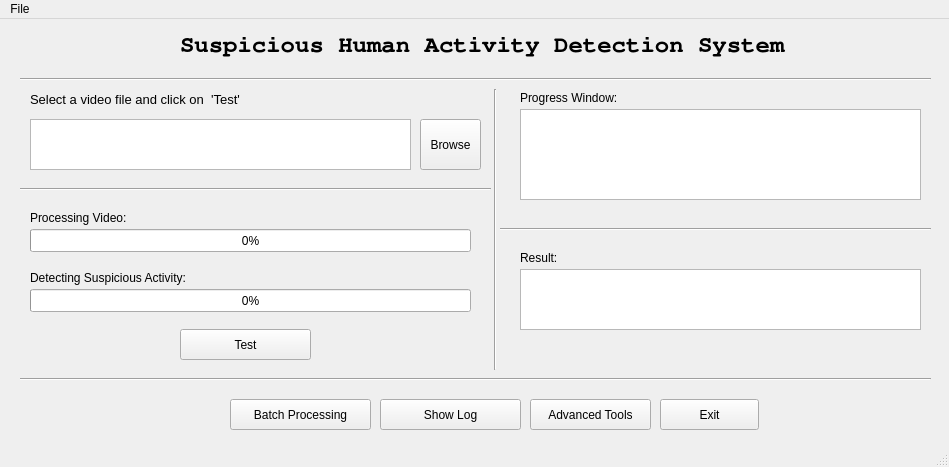
<?xml version="1.0" encoding="UTF-8"?>
<ui version="4.0">
 <class>MainWindow</class>
 <widget class="QMainWindow" name="MainWindow">
  <property name="geometry">
   <rect>
    <x>0</x>
    <y>0</y>
    <width>949</width>
    <height>467</height>
   </rect>
  </property>
  <property name="minimumSize">
   <size>
    <width>949</width>
    <height>467</height>
   </size>
  </property>
  <property name="maximumSize">
   <size>
    <width>949</width>
    <height>467</height>
   </size>
  </property>
  <property name="windowTitle">
   <string>Shadows</string>
  </property>
  <widget class="QWidget" name="centralwidget">
   <widget class="Line" name="line_5">
    <property name="geometry">
     <rect>
      <x>500</x>
      <y>200</y>
      <width>431</width>
      <height>20</height>
     </rect>
    </property>
    <property name="orientation">
     <enum>Qt::Horizontal</enum>
    </property>
   </widget>
   <widget class="Line" name="line_2">
    <property name="geometry">
     <rect>
      <x>20</x>
      <y>350</y>
      <width>911</width>
      <height>20</height>
     </rect>
    </property>
    <property name="orientation">
     <enum>Qt::Horizontal</enum>
    </property>
   </widget>
   <widget class="Line" name="line_3">
    <property name="geometry">
     <rect>
      <x>480</x>
      <y>70</y>
      <width>31</width>
      <height>281</height>
     </rect>
    </property>
    <property name="orientation">
     <enum>Qt::Vertical</enum>
    </property>
   </widget>
   <widget class="QLabel" name="label_2">
    <property name="geometry">
     <rect>
      <x>30</x>
      <y>70</y>
      <width>311</width>
      <height>20</height>
     </rect>
    </property>
    <property name="font">
     <font>
      <pointsize>10</pointsize>
     </font>
    </property>
    <property name="text">
     <string>Select a video file and click on  'Test'</string>
    </property>
   </widget>
   <widget class="QLabel" name="label_3">
    <property name="geometry">
     <rect>
      <x>520</x>
      <y>230</y>
      <width>68</width>
      <height>17</height>
     </rect>
    </property>
    <property name="text">
     <string>Result:</string>
    </property>
   </widget>
   <widget class="QProgressBar" name="progressBar1">
    <property name="geometry">
     <rect>
      <x>30</x>
      <y>210</y>
      <width>441</width>
      <height>23</height>
     </rect>
    </property>
    <property name="value">
     <number>0</number>
    </property>
   </widget>
   <widget class="QPushButton" name="trainsvm">
    <property name="geometry">
     <rect>
      <x>530</x>
      <y>380</y>
      <width>121</width>
      <height>31</height>
     </rect>
    </property>
    <property name="text">
     <string>Advanced Tools</string>
    </property>
   </widget>
   <widget class="QLabel" name="label">
    <property name="geometry">
     <rect>
      <x>180</x>
      <y>0</y>
      <width>611</width>
      <height>51</height>
     </rect>
    </property>
    <property name="font">
     <font>
      <family>Nimbus Mono L</family>
      <pointsize>18</pointsize>
      <weight>75</weight>
      <bold>true</bold>
     </font>
    </property>
    <property name="frameShadow">
     <enum>QFrame::Sunken</enum>
    </property>
    <property name="text">
     <string>Suspicious Human Activity Detection System</string>
    </property>
   </widget>
   <widget class="QLabel" name="label_5">
    <property name="geometry">
     <rect>
      <x>30</x>
      <y>250</y>
      <width>211</width>
      <height>17</height>
     </rect>
    </property>
    <property name="text">
     <string>Detecting Suspicious Activity:</string>
    </property>
   </widget>
   <widget class="Line" name="line">
    <property name="geometry">
     <rect>
      <x>20</x>
      <y>160</y>
      <width>471</width>
      <height>20</height>
     </rect>
    </property>
    <property name="orientation">
     <enum>Qt::Horizontal</enum>
    </property>
   </widget>
   <widget class="QPushButton" name="extract">
    <property name="geometry">
     <rect>
      <x>180</x>
      <y>310</y>
      <width>131</width>
      <height>31</height>
     </rect>
    </property>
    <property name="text">
     <string>Test</string>
    </property>
   </widget>
   <widget class="QTextBrowser" name="textBrowser">
    <property name="geometry">
     <rect>
      <x>30</x>
      <y>100</y>
      <width>381</width>
      <height>51</height>
     </rect>
    </property>
   </widget>
   <widget class="QProgressBar" name="progressBar2">
    <property name="geometry">
     <rect>
      <x>30</x>
      <y>270</y>
      <width>441</width>
      <height>23</height>
     </rect>
    </property>
    <property name="value">
     <number>0</number>
    </property>
   </widget>
   <widget class="QTextBrowser" name="progressbox">
    <property name="geometry">
     <rect>
      <x>520</x>
      <y>90</y>
      <width>401</width>
      <height>91</height>
     </rect>
    </property>
   </widget>
   <widget class="QLabel" name="label_4">
    <property name="geometry">
     <rect>
      <x>30</x>
      <y>190</y>
      <width>251</width>
      <height>17</height>
     </rect>
    </property>
    <property name="text">
     <string>Processing Video:</string>
    </property>
   </widget>
   <widget class="QTextBrowser" name="status">
    <property name="geometry">
     <rect>
      <x>520</x>
      <y>250</y>
      <width>401</width>
      <height>61</height>
     </rect>
    </property>
   </widget>
   <widget class="QPushButton" name="browse">
    <property name="geometry">
     <rect>
      <x>420</x>
      <y>100</y>
      <width>61</width>
      <height>51</height>
     </rect>
    </property>
    <property name="text">
     <string>Browse</string>
    </property>
   </widget>
   <widget class="QPushButton" name="exit">
    <property name="geometry">
     <rect>
      <x>660</x>
      <y>380</y>
      <width>99</width>
      <height>31</height>
     </rect>
    </property>
    <property name="text">
     <string>Exit</string>
    </property>
   </widget>
   <widget class="Line" name="line_4">
    <property name="geometry">
     <rect>
      <x>20</x>
      <y>50</y>
      <width>911</width>
      <height>20</height>
     </rect>
    </property>
    <property name="orientation">
     <enum>Qt::Horizontal</enum>
    </property>
   </widget>
   <widget class="QPushButton" name="logButton">
    <property name="geometry">
     <rect>
      <x>380</x>
      <y>380</y>
      <width>141</width>
      <height>31</height>
     </rect>
    </property>
    <property name="text">
     <string>Show Log</string>
    </property>
   </widget>
   <widget class="QLabel" name="label_6">
    <property name="geometry">
     <rect>
      <x>520</x>
      <y>70</y>
      <width>141</width>
      <height>17</height>
     </rect>
    </property>
    <property name="text">
     <string>Progress Window:</string>
    </property>
   </widget>
   <widget class="QPushButton" name="batchButton">
    <property name="geometry">
     <rect>
      <x>230</x>
      <y>380</y>
      <width>141</width>
      <height>31</height>
     </rect>
    </property>
    <property name="text">
     <string>Batch Processing</string>
    </property>
   </widget>
  </widget>
  <widget class="QMenuBar" name="menubar">
   <property name="geometry">
    <rect>
     <x>0</x>
     <y>0</y>
     <width>949</width>
     <height>25</height>
    </rect>
   </property>
   <widget class="QMenu" name="menuFile">
    <property name="title">
     <string>File</string>
    </property>
    <addaction name="actionExit"/>
   </widget>
   <addaction name="menuFile"/>
  </widget>
  <widget class="QStatusBar" name="statusbar"/>
  <action name="actionExit">
   <property name="text">
    <string>Exit</string>
   </property>
  </action>
 </widget>
 <resources/>
 <connections/>
</ui>
